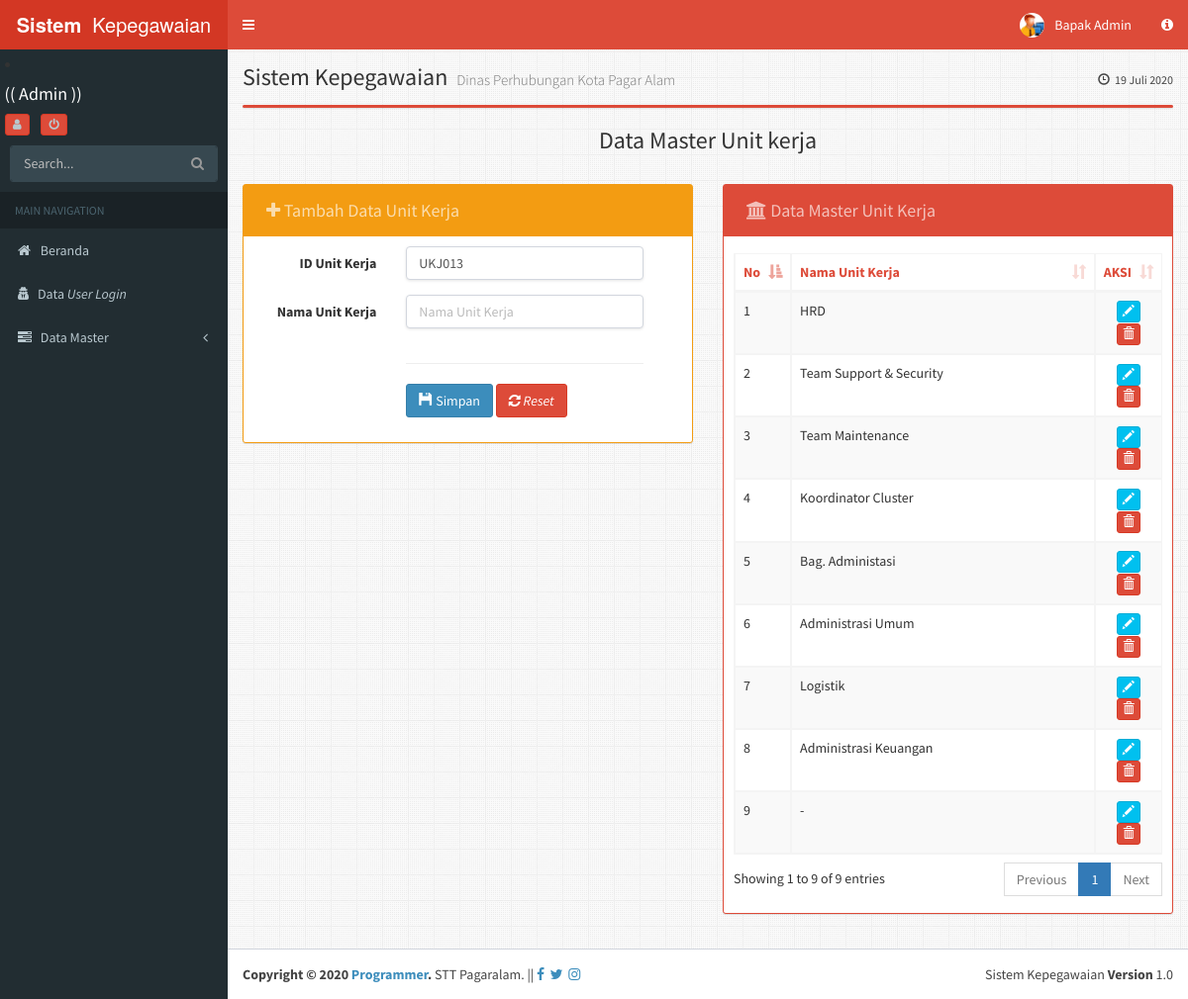
/admin/?module=unit_krj (signed in), run on the app's committed database.
### tables this page shows
CREATE TABLE `unit_krj` (
  `id_unit_krj` varchar(20) NOT NULL,
  `nm_unit_krj` varchar(32) NOT NULL
);

### admin/module/unit_krj/unit_krj.php (the view, shortened to what this page needs)
<?php
$aksi="module/unit_krj/unit_krj_aksi.php";
switch($_GET[aksi]){
default:
?>
<h3 class="box-title margin text-center">Data Master Unit kerja</h3>
<br/>
<div class="row">
<div class="col-md-6">
	<div class="box box-solid box-warning">
		<div class="box-header">
		<h3 class="btn btn disabled box-title">
		<i class="fa  fa-plus"></i>
		Tambah Data Unit Kerja</h3>
		</div>
	<div class="box-body">
	<?php
$sql ="SELECT max(id_unit_krj) as terakhir from unit_krj";
  $hasil = mysql_query($sql);
  $data = mysql_fetch_array($hasil);
  $lastID = $data['terakhir'];
  $lastNoUrut = substr($lastID, 3, 9);
  $nextNoUrut = $lastNoUrut + 1;
  $nextID = "UKJ".sprintf("%03s",$nextNoUrut);
?>
	 <form class="form-horizontal" action="<?php echo $aksi?>?module=unit_krj&aksi=tambah" role="form" method="post">
  <div class="form-group">
    <label class="col-sm-4 control-label">ID Unit Kerja</label>
    <div class="col-sm-7">
      <input type="text" class="form-control" required="required" name="id_unit_krj" value="<?php echo  $nextID; ?>" >
    </div>
  </div>
  <div class="form-group">
    <label class="col-sm-4 control-label">Nama Unit Kerja</label>
    <div class="col-sm-7">
      <input type="text" class="form-control" required="required" name="nm_unit_krj" placeholder="Nama Unit Kerja">
    </div>
  </div><div class="form-group">
    <label class="col-sm-4"></label>
    <div class="col-sm-7">
	<hr/>
      <button type="submit"name="submit" class="btn btn-primary"><i class="glyphicon glyphicon-floppy-disk"></i> Simpan</button>
<button type="reset" class="btn btn-danger"><i class="fa fa-refresh"></i><i> Reset</i></button>
    </div>
  </div>
</form>
	</div>
</div>
</div>
<div class="col-md-6">
	<div class="box box-solid box-danger">
		<div class="box-header">
		<h3 class="btn disabled box-title">
		<i class="fa fa-institution"></i>
		Data Master Unit Kerja</h3>
		</div>
	<div class="box-body">
	<table id="example2" class="table table-bordered table-striped">
<thead>
	<tr class="text-red">
		<th class="col-sm-1">No</th>
		<th>Nama Unit Kerja</th>
		<th class="col-sm-1">AKSI</th>
	</tr>
</thead>
<tbody>
<?php
$sql = "SELECT * FROM unit_krj";
$tampil = mysql_query($sql);
$no=1;
while ($tampilkan = mysql_fetch_array($tampil)) {
$Kode = $tampilkan['id_unit_krj'];
?>
	<tr>
	<td><?php echo $no++; ?></td>
	<td><?php echo $tampilkan['nm_unit_krj']; ?></td>
	<td align="center">
	<a class="btn btn-xs btn-info" href="?module=unit_krj&aksi=edit&id_unit_krj=<?php echo $tampilkan['id_unit_krj'];?>" alt="Edit Data"><i class="glyphicon glyphicon-pencil"></i></a>
	<a class="btn btn-xs btn-danger"href="<?php echo $aksi ?>?module=unit_krj&aksi=hapus&id_unit_krj=<?php echo $tampilkan['id_unit_krj'];?>"  alt="Delete Data" onclick="return confirm('ANDA YAKIN AKAN MENGHAPUS DATA <?php echo $Kode; ?>	?')"> <i class="glyphicon glyphicon-trash"></i></a>
	</td>
	<?php
	}
	?>
	</tr>
			</tbody>
		</table>
	</div>
</div>
</div>
</div>
<?php
break;
?>
<?php
}
?>

### data on the page
unit_krj: nm_unit_krj "HRD"
unit_krj: nm_unit_krj "Team Support & Security"
unit_krj: nm_unit_krj "Team Maintenance"
unit_krj: nm_unit_krj "Koordinator Cluster"
unit_krj: nm_unit_krj "Bag. Administasi"
unit_krj: nm_unit_krj "Administrasi Umum"
unit_krj: nm_unit_krj "Logistik"
unit_krj: nm_unit_krj "Administrasi Keuangan"
unit_krj: nm_unit_krj "-"

### other printed values
$_SESSION['nama'] "Bapak Admin"
